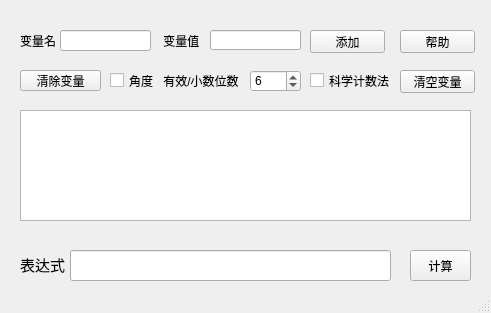
<?xml version="1.0" encoding="UTF-8"?>
<ui version="4.0">
 <class>SDF_MainWindow</class>
 <widget class="QMainWindow" name="SDF_MainWindow">
  <property name="geometry">
   <rect>
    <x>0</x>
    <y>0</y>
    <width>491</width>
    <height>313</height>
   </rect>
  </property>
  <property name="minimumSize">
   <size>
    <width>491</width>
    <height>313</height>
   </size>
  </property>
  <property name="maximumSize">
   <size>
    <width>491</width>
    <height>313</height>
   </size>
  </property>
  <property name="windowTitle">
   <string>自定义变量</string>
  </property>
  <widget class="QWidget" name="centralWidget">
   <widget class="QLineEdit" name="name">
    <property name="geometry">
     <rect>
      <x>60</x>
      <y>30</y>
      <width>91</width>
      <height>21</height>
     </rect>
    </property>
   </widget>
   <widget class="QLabel" name="label">
    <property name="geometry">
     <rect>
      <x>20</x>
      <y>20</y>
      <width>51</width>
      <height>41</height>
     </rect>
    </property>
    <property name="text">
     <string>变量名</string>
    </property>
   </widget>
   <widget class="QLabel" name="label_2">
    <property name="geometry">
     <rect>
      <x>160</x>
      <y>20</y>
      <width>51</width>
      <height>41</height>
     </rect>
    </property>
    <property name="text">
     <string> 变量值</string>
    </property>
   </widget>
   <widget class="QLineEdit" name="value">
    <property name="geometry">
     <rect>
      <x>210</x>
      <y>30</y>
      <width>91</width>
      <height>20</height>
     </rect>
    </property>
   </widget>
   <widget class="QPushButton" name="help">
    <property name="geometry">
     <rect>
      <x>400</x>
      <y>30</y>
      <width>75</width>
      <height>23</height>
     </rect>
    </property>
    <property name="text">
     <string>帮助</string>
    </property>
   </widget>
   <widget class="QPushButton" name="error">
    <property name="geometry">
     <rect>
      <x>20</x>
      <y>70</y>
      <width>81</width>
      <height>21</height>
     </rect>
    </property>
    <property name="text">
     <string>清除变量</string>
    </property>
   </widget>
   <widget class="QCheckBox" name="checkBox">
    <property name="geometry">
     <rect>
      <x>110</x>
      <y>70</y>
      <width>51</width>
      <height>21</height>
     </rect>
    </property>
    <property name="text">
     <string>角度</string>
    </property>
   </widget>
   <widget class="QCheckBox" name="checkBox_2">
    <property name="geometry">
     <rect>
      <x>310</x>
      <y>70</y>
      <width>81</width>
      <height>21</height>
     </rect>
    </property>
    <property name="text">
     <string>科学计数法</string>
    </property>
    <property name="tristate">
     <bool>true</bool>
    </property>
   </widget>
   <widget class="QLabel" name="label_3">
    <property name="geometry">
     <rect>
      <x>160</x>
      <y>70</y>
      <width>91</width>
      <height>21</height>
     </rect>
    </property>
    <property name="text">
     <string> 有效/小数位数</string>
    </property>
   </widget>
   <widget class="QPushButton" name="clear">
    <property name="geometry">
     <rect>
      <x>400</x>
      <y>70</y>
      <width>75</width>
      <height>23</height>
     </rect>
    </property>
    <property name="text">
     <string>清空变量</string>
    </property>
   </widget>
   <widget class="QSpinBox" name="floatNum">
    <property name="geometry">
     <rect>
      <x>250</x>
      <y>70</y>
      <width>51</width>
      <height>22</height>
     </rect>
    </property>
    <property name="maximum">
     <number>15</number>
    </property>
    <property name="singleStep">
     <number>1</number>
    </property>
    <property name="value">
     <number>6</number>
    </property>
   </widget>
   <widget class="QPlainTextEdit" name="plainTextEdit">
    <property name="geometry">
     <rect>
      <x>20</x>
      <y>110</y>
      <width>451</width>
      <height>111</height>
     </rect>
    </property>
    <property name="readOnly">
     <bool>true</bool>
    </property>
   </widget>
   <widget class="QLineEdit" name="expre">
    <property name="geometry">
     <rect>
      <x>70</x>
      <y>250</y>
      <width>321</width>
      <height>31</height>
     </rect>
    </property>
   </widget>
   <widget class="QLabel" name="label_4">
    <property name="geometry">
     <rect>
      <x>20</x>
      <y>249</y>
      <width>71</width>
      <height>31</height>
     </rect>
    </property>
    <property name="text">
     <string>&lt;html&gt;&lt;head/&gt;&lt;body&gt;&lt;p&gt;&lt;span style=&quot; font-size:11pt;&quot;&gt;表达式&lt;/span&gt;&lt;/p&gt;&lt;/body&gt;&lt;/html&gt;</string>
    </property>
   </widget>
   <widget class="QPushButton" name="cal">
    <property name="geometry">
     <rect>
      <x>410</x>
      <y>250</y>
      <width>61</width>
      <height>31</height>
     </rect>
    </property>
    <property name="text">
     <string>计算</string>
    </property>
   </widget>
   <widget class="QPushButton" name="pushButton">
    <property name="geometry">
     <rect>
      <x>310</x>
      <y>30</y>
      <width>75</width>
      <height>23</height>
     </rect>
    </property>
    <property name="text">
     <string>添加</string>
    </property>
   </widget>
  </widget>
  <widget class="QStatusBar" name="statusBar"/>
 </widget>
 <layoutdefault spacing="6" margin="11"/>
 <resources/>
 <connections/>
</ui>
